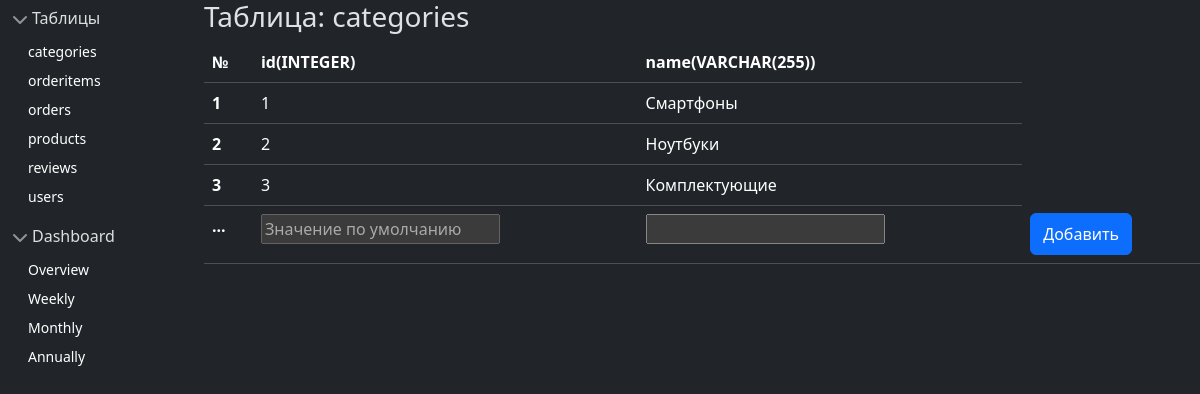
Screenshot of /admin/tables/categories (signed in) with the database file from the repository.
### models.py (models this page shows, shortened)
class Category(db.Model):
    __tablename__ = 'categories'
    id = Column(Integer, primary_key=True)
    name = Column(String(255))
    products = relationship('Product')

### app.py (the view)
@app.route('/admin/tables/<name>', methods=['GET', 'POST'])
@login_required
def admin_tables(name):
    if request.method == 'POST':
        model = getModel(name)()
        model.set_values(request.form)
        db.session.add(model)
        db.session.commit()
    tables = get_tables_name()
    fields = get_model_fields(getModel(name))
    fkdict = dict()
    for field in fields:
        if field['foreign_key']:
            col = list(field['foreign_key'])[0].column
            res = db.session.query(col.table).all()
            fkdict[field['name']] = res
    fields_data = getModel(name).query.all()
    return render_template('/admin/basicTable.html',tables=tables, tablename=name, fields=fields, data=fields_data, fkdict=fkdict)

### app.py (called while the page is built)
@login.user_loader
def load_user(user_id):
    return db.session.get(User, int(user_id))

### database.py (called while the page is built)
def get_model_fields(model):
    inspector = inspect(model)
    fields = []
    for column in inspector.mapper.columns:
        fields.append({
            'name': column.name,
            'type': str(column.type),
            'nullable': column.nullable,
            'primary_key': column.primary_key,
            'foreign_key': column.foreign_keys
        })
    return fields

def get_tables_name():
    return inspect(db.engine).get_table_names()

### models.py (called while the page is built)
def getModel(tablename):
    dictTables = { User.__tablename__ : User,
                   Category.__tablename__ : Category,
                   Product.__tablename__ : Product,
                   Review.__tablename__ : Review,
                   Order.__tablename__ : Order,
                   OrderItem.__tablename__ : OrderItem }
    return dictTables[tablename]

### templates/admin/basicTable.html
{% extends '/admin/main.html' %}
{% block dashboard %}
<h3>Таблица: {{ tablename }}</h3>
<table class="table">
    <thead>
        <tr>
            <th scope="col">№</th>
            {% for field in fields %}
                <th scope="col">{{ field.name }}({{ field.type }})</th>
            {% endfor %}
        </tr>
    </thead>
    <tbody>
        {% for row in data %}
        <tr>
            <th scope="row">{{ loop.index }}</th>
            {% for field in fields %}
                <td>{{ row[field.name] }}</td>
            {% endfor %}
        </tr>
        {% endfor %}
        <tr>
            <form method="POST">
                <th scope="row">...</th>
                {% for field in fields %}
                <td>
                    {% if field.name == 'id' %}
                        <input name="{{ field.name }}" disabled="true" type="text" value="Значение по умолчанию"/>
                    {% else %}
                        {% if field.type == 'TEXT' %}
                            <textarea name="{{ field.name }}"> </textarea>
                        {% elif field.foreign_key|length > 0 %}
                            <select name="{{ field.name }}" class="form-select" aria-label="Default select example">
                                {% for elem in fkdict[field.name] %}
                                    <option value="{{ loop.index }}">{{ elem }}</option>
                                {% endfor%}
                            </select>
                        {% else %}
                            <input name="{{ field.name }}" type="text"/>
                        {% endif %}
                    {% endif %}
                </td>
                {% endfor %}
                <td> <button class="btn btn-primary w-80 py-2" type="submit" name="tablename" value="{{ tablename }}">Добавить</button> </td>
            </form>
        </tr>
    </tbody>
</table>
{% endblock %}

### static/sidebars.css (style rules this page uses)
body { min-height: 100vh; min-height: -webkit-fill-available; }
html { height: -webkit-fill-available; }

### rows the page displays
Category: id "1" "Смартфоны"
Category: id "2" "Ноутбуки"
Category: id "3" "Комплектующие"

### other values shown
{{ table }} "categories" "orderitems" "orders" "products" "reviews" "users"
{{ field.name }} "id" "name"
{{ field.type }} "INTEGER" "VARCHAR(255)"
